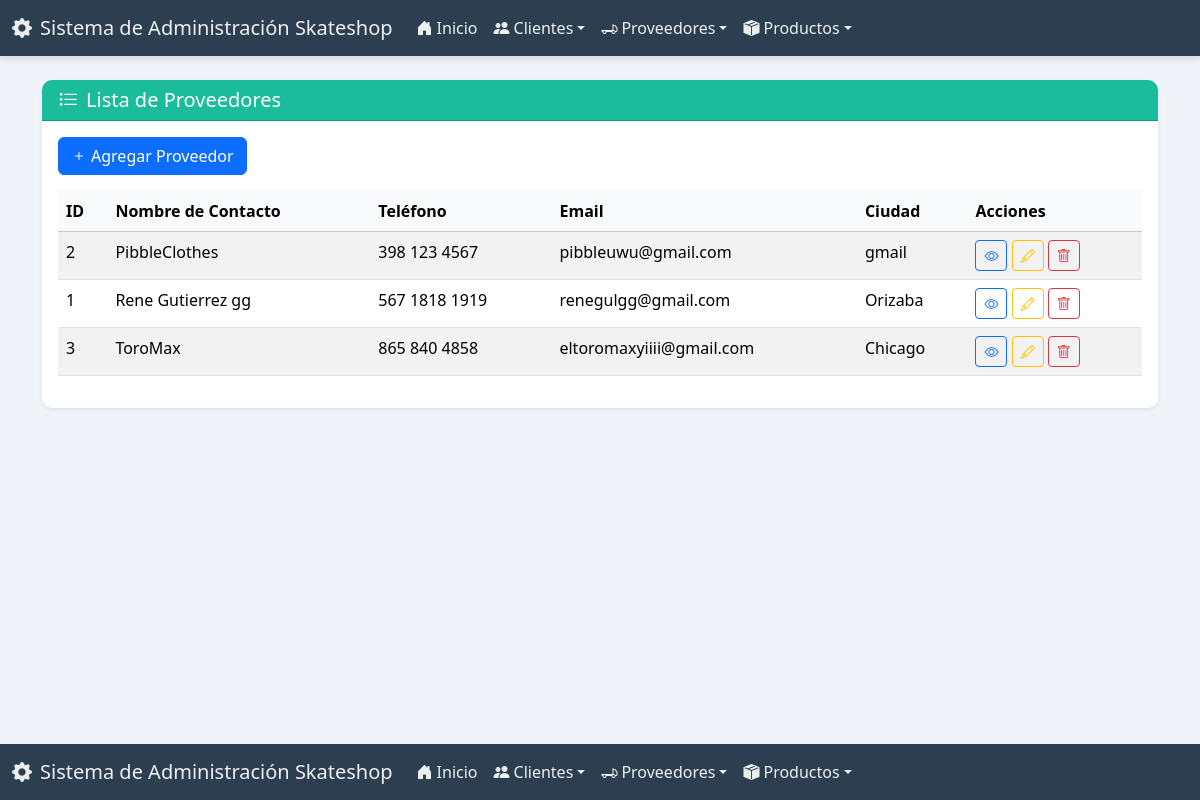
Page /proveedor/ver/ on the committed database.
### app_Skateshop/models.py (models this page shows, shortened)
class Proveedor(models.Model):
    contacto_nombre = models.CharField(max_length=100)
    telefono = models.CharField(max_length=15)
    email = models.EmailField(unique=True)
    direccion = models.TextField()
    pais = models.CharField(max_length=50)
    estado = models.CharField(max_length=50)
    ciudad = models.CharField(max_length=50)

### app_Skateshop/views.py (the view)
# urls.py: path('proveedor/ver/', views.ver_proveedores, name='ver_proveedores'),
def ver_proveedores(request):
    proveedores = Proveedor.objects.all().order_by('contacto_nombre')
    context = {'proveedores': proveedores}
    return render(request, 'proveedor/ver_proveedores.html', context)

### app_Skateshop/templates/proveedor/ver_proveedores.html (shortened to what this page needs)
{% extends 'base.html' %}
{% block content %}
<div class="card shadow-sm">
    <div class="card-header bg-info text-dark"><h5 class="mb-0"><i class="bi bi-list-task me-2"></i>Lista de Proveedores</h5></div>
    <div class="card-body">
        <a href="{% url 'agregar_proveedor' %}" class="btn btn-primary mb-3"><i class="bi bi-plus me-1"></i>Agregar Proveedor</a>
        <div class="table-responsive">
            <table class="table table-hover table-striped">
                <thead class="table-light"><tr><th>ID</th><th>Nombre de Contacto</th><th>Teléfono</th><th>Email</th><th>Ciudad</th><th>Acciones</th></tr></thead>
                <tbody>
                    {% for proveedor in proveedores %}
                    <tr>
                        <td>{{ proveedor.pk }}</td>
                        <td>{{ proveedor.contacto_nombre }}</td>
                        <td>{{ proveedor.telefono }}</td>
                        <td>{{ proveedor.email }}</td>
                        <td>{{ proveedor.ciudad }}</td>
                        <td>
                            <a href="#" class="btn btn-sm btn-outline-primary" title="Ver"><i class="bi bi-eye"></i></a>
                            <a href="{% url 'actualizar_proveedor' pk=proveedor.pk %}" class="btn btn-sm btn-outline-warning" title="Editar"><i class="bi bi-pencil"></i></a>
                            <a href="{% url 'borrar_proveedor' pk=proveedor.pk %}" class="btn btn-sm btn-outline-danger" title="Borrar"><i class="bi bi-trash"></i></a>
                        </td>
                    </tr>
                    {% empty %}
                    <tr><td colspan="6" class="text-center">No hay proveedores registrados.</td></tr>
                    {% endfor %}
                </tbody>
            </table>
        </div>
    </div>
</div>
{% endblock %}

### static/css/style.css (style rules this page uses)
body { background-color: #f0f4f8; color: #34495e; }
.card { border: none; border-radius: 10px; box-shadow: 0 6px 12px rgba(0, 0, 0, 0.08); }
.card-header { font-weight: bold; border-radius: 10px 10px 0 0 !important; }
.card-header.bg-info { background-color: #1abc9c !important; color: white !important; }
.page-container { display: flex; flex-direction: column; min-height: 100vh; }
.table-light { background-color: #bdc3c7 !important; }

### rows in the picture
Proveedor: pk "2", contacto_nombre "PibbleClothes", telefono "398 123 4567", email "pibbleuwu@gmail.com", ciudad "gmail"
Proveedor: pk "1", contacto_nombre "Rene Gutierrez gg", telefono "567 1818 1919", email "renegulgg@gmail.com", ciudad "Orizaba"
Proveedor: pk "3", contacto_nombre "ToroMax", telefono "865 840 4858", email "eltoromaxyiiii@gmail.com", ciudad "Chicago"
